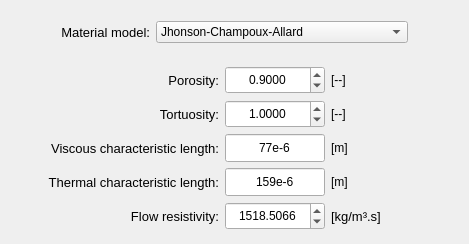
            <widget class="QWidget" name="tab_JCAL">
             <attribute name="title">
              <string>JCA/JCAL models</string>
             </attribute>
             <layout class="QGridLayout" name="gridLayout_14">
              <property name="leftMargin">
               <number>2</number>
              </property>
              <property name="topMargin">
               <number>8</number>
              </property>
              <property name="rightMargin">
               <number>2</number>
              </property>
              <property name="bottomMargin">
               <number>8</number>
              </property>
              <property name="horizontalSpacing">
               <number>2</number>
              </property>
              <property name="verticalSpacing">
               <number>4</number>
              </property>
              <item row="1" column="0">
               <widget class="QFrame" name="frame_10">
                <property name="frameShape">
                 <enum>QFrame::Shape::NoFrame</enum>
                </property>
                <property name="frameShadow">
                 <enum>QFrame::Shadow::Raised</enum>
                </property>
                <layout class="QGridLayout" name="gridLayout_13">
                 <property name="leftMargin">
                  <number>6</number>
                 </property>
                 <property name="topMargin">
                  <number>6</number>
                 </property>
                 <property name="rightMargin">
                  <number>6</number>
                 </property>
                 <property name="bottomMargin">
                  <number>6</number>
                 </property>
                 <property name="spacing">
                  <number>6</number>
                 </property>
                 <item row="1" column="5">
                  <spacer name="horizontalSpacer_17">
                   <property name="orientation">
                    <enum>Qt::Orientation::Horizontal</enum>
                   </property>
                   <property name="sizeHint" stdset="0">
                    <size>
                     <width>40</width>
                     <height>20</height>
                    </size>
                   </property>
                  </spacer>
                 </item>
                 <item row="4" column="1">
                  <widget class="QLabel" name="label_27">
                   <property name="maximumSize">
                    <size>
                     <width>16777215</width>
                     <height>28</height>
                    </size>
                   </property>
                   <property name="font">
                    <font>
                     <pointsize>10</pointsize>
                    </font>
                   </property>
                   <property name="text">
                    <string>Thermal characteristic length:</string>
                   </property>
                   <property name="alignment">
                    <set>Qt::AlignmentFlag::AlignRight|Qt::AlignmentFlag::AlignTrailing|Qt::AlignmentFlag::AlignVCenter</set>
                   </property>
                  </widget>
                 </item>
                 <item row="2" column="3">
                  <widget class="QLabel" name="label_37">
                   <property name="text">
                    <string>[--]</string>
                   </property>
                  </widget>
                 </item>
                 <item row="6" column="2">
                  <widget class="QDoubleSpinBox" name="doubleSpinBox_flow_resistivity_JCAL">
                   <property name="minimumSize">
                    <size>
                     <width>100</width>
                     <height>28</height>
                    </size>
                   </property>
                   <property name="maximumSize">
                    <size>
                     <width>100</width>
                     <height>28</height>
                    </size>
                   </property>
                   <property name="alignment">
                    <set>Qt::AlignmentFlag::AlignCenter</set>
                   </property>
                   <property name="decimals">
                    <number>4</number>
                   </property>
                   <property name="maximum">
                    <double>100000.000000000000000</double>
                   </property>
                   <property name="value">
                    <double>1518.506599999999935</double>
                   </property>
                  </widget>
                 </item>
                 <item row="1" column="3">
                  <widget class="QLabel" name="label_38">
                   <property name="text">
                    <string>[--]</string>
                   </property>
                  </widget>
                 </item>
                 <item row="1" column="4">
                  <spacer name="horizontalSpacer_15">
                   <property name="orientation">
                    <enum>Qt::Orientation::Horizontal</enum>
                   </property>
                   <property name="sizeHint" stdset="0">
                    <size>
                     <width>40</width>
                     <height>20</height>
                    </size>
                   </property>
                  </spacer>
                 </item>
                 <item row="1" column="0">
                  <spacer name="horizontalSpacer_16">
                   <property name="orientation">
                    <enum>Qt::Orientation::Horizontal</enum>
                   </property>
                   <property name="sizeHint" stdset="0">
                    <size>
                     <width>40</width>
                     <height>20</height>
                    </size>
                   </property>
                  </spacer>
                 </item>
                 <item row="1" column="2">
                  <widget class="QDoubleSpinBox" name="doubleSpinBox_porosity_JCAL">
                   <property name="minimumSize">
                    <size>
                     <width>100</width>
                     <height>28</height>
                    </size>
                   </property>
                   <property name="maximumSize">
                    <size>
                     <width>100</width>
                     <height>28</height>
                    </size>
                   </property>
                   <property name="alignment">
                    <set>Qt::AlignmentFlag::AlignCenter</set>
                   </property>
                   <property name="decimals">
                    <number>4</number>
                   </property>
                   <property name="minimum">
                    <double>0.000000000000000</double>
                   </property>
                   <property name="maximum">
                    <double>1.000000000000000</double>
                   </property>
                   <property name="singleStep">
                    <double>0.100000000000000</double>
                   </property>
                   <property name="value">
                    <double>0.900000000000000</double>
                   </property>
                  </widget>
                 </item>
                 <item row="3" column="3">
                  <widget class="QLabel" name="label_32">
                   <property name="text">
                    <string>[m]</string>
                   </property>
                  </widget>
                 </item>
                 <item row="6" column="3">
                  <widget class="QLabel" name="label_26">
                   <property name="font">
                    <font>
                     <pointsize>10</pointsize>
                    </font>
                   </property>
                   <property name="text">
                    <string>[kg/m³.s]</string>
                   </property>
                  </widget>
                 </item>
                 <item row="4" column="2">
                  <widget class="QLineEdit" name="lineEdit_thermal_characteristic_length_JCAL">
                   <property name="minimumSize">
                    <size>
                     <width>100</width>
                     <height>28</height>
                    </size>
                   </property>
                   <property name="maximumSize">
                    <size>
                     <width>100</width>
                     <height>28</height>
                    </size>
                   </property>
                   <property name="text">
                    <string>159e-6</string>
                   </property>
                   <property name="alignment">
                    <set>Qt::AlignmentFlag::AlignCenter</set>
                   </property>
                  </widget>
                 </item>
                 <item row="1" column="1">
                  <widget class="QLabel" name="label_15">
                   <property name="maximumSize">
                    <size>
                     <width>16777215</width>
                     <height>28</height>
                    </size>
                   </property>
                   <property name="font">
                    <font>
                     <pointsize>10</pointsize>
                    </font>
                   </property>
                   <property name="text">
                    <string>Porosity:</string>
                   </property>
                   <property name="alignment">
                    <set>Qt::AlignmentFlag::AlignRight|Qt::AlignmentFlag::AlignTrailing|Qt::AlignmentFlag::AlignVCenter</set>
                   </property>
                  </widget>
                 </item>
                 <item row="6" column="1">
                  <widget class="QLabel" name="label_25">
                   <property name="font">
                    <font>
                     <pointsize>10</pointsize>
                    </font>
                   </property>
                   <property name="text">
                    <string>Flow resistivity:</string>
                   </property>
                   <property name="alignment">
                    <set>Qt::AlignmentFlag::AlignRight|Qt::AlignmentFlag::AlignTrailing|Qt::AlignmentFlag::AlignVCenter</set>
                   </property>
                  </widget>
                 </item>
                 <item row="3" column="2">
                  <widget class="QLineEdit" name="lineEdit_viscous_characteristic_length_JCAL">
                   <property name="minimumSize">
                    <size>
                     <width>100</width>
                     <height>28</height>
                    </size>
                   </property>
                   <property name="maximumSize">
                    <size>
                     <width>100</width>
                     <height>28</height>
                    </size>
                   </property>
                   <property name="text">
                    <string>77e-6</string>
                   </property>
                   <property name="alignment">
                    <set>Qt::AlignmentFlag::AlignCenter</set>
                   </property>
                  </widget>
                 </item>
                 <item row="2" column="1">
                  <widget class="QLabel" name="label_18">
                   <property name="maximumSize">
                    <size>
                     <width>16777215</width>
                     <height>28</height>
                    </size>
                   </property>
                   <property name="font">
                    <font>
                     <pointsize>10</pointsize>
                    </font>
                   </property>
                   <property name="text">
                    <string>Tortuosity:</string>
                   </property>
                   <property name="alignment">
                    <set>Qt::AlignmentFlag::AlignRight|Qt::AlignmentFlag::AlignTrailing|Qt::AlignmentFlag::AlignVCenter</set>
                   </property>
                  </widget>
                 </item>
                 <item row="2" column="2">
                  <widget class="QDoubleSpinBox" name="doubleSpinBox_tortuosity_JCAL">
                   <property name="minimumSize">
                    <size>
                     <width>100</width>
                     <height>28</height>
                    </size>
                   </property>
                   <property name="maximumSize">
                    <size>
                     <width>100</width>
                     <height>28</height>
                    </size>
                   </property>
                   <property name="alignment">
                    <set>Qt::AlignmentFlag::AlignCenter</set>
                   </property>
                   <property name="decimals">
                    <number>4</number>
                   </property>
                   <property name="minimum">
                    <double>0.000000000000000</double>
                   </property>
                   <property name="maximum">
                    <double>100.000000000000000</double>
                   </property>
                   <property name="value">
                    <double>1.000000000000000</double>
                   </property>
                  </widget>
                 </item>
                 <item row="3" column="1">
                  <widget class="QLabel" name="label_28">
                   <property name="maximumSize">
                    <size>
                     <width>16777215</width>
                     <height>28</height>
                    </size>
                   </property>
                   <property name="font">
                    <font>
                     <pointsize>10</pointsize>
                    </font>
                   </property>
                   <property name="text">
                    <string>Viscous characteristic length:</string>
                   </property>
                   <property name="alignment">
                    <set>Qt::AlignmentFlag::AlignRight|Qt::AlignmentFlag::AlignTrailing|Qt::AlignmentFlag::AlignVCenter</set>
                   </property>
                  </widget>
                 </item>
                 <item row="4" column="3">
                  <widget class="QLabel" name="label_35">
                   <property name="text">
                    <string>[m]</string>
                   </property>
                  </widget>
                 </item>
                </layout>
               </widget>
              </item>
              <item row="0" column="0">
               <widget class="QFrame" name="frame_8">
                <property name="minimumSize">
                 <size>
                  <width>0</width>
                  <height>48</height>
                 </size>
                </property>
                <property name="maximumSize">
                 <size>
                  <width>16777215</width>
                  <height>48</height>
                 </size>
                </property>
                <property name="frameShape">
                 <enum>QFrame::Shape::NoFrame</enum>
                </property>
                <property name="frameShadow">
                 <enum>QFrame::Shadow::Raised</enum>
                </property>
                <layout class="QGridLayout" name="gridLayout_25">
                 <property name="leftMargin">
                  <number>2</number>
                 </property>
                 <property name="topMargin">
                  <number>2</number>
                 </property>
                 <property name="rightMargin">
                  <number>2</number>
                 </property>
                 <property name="bottomMargin">
                  <number>2</number>
                 </property>
                 <item row="0" column="1">
                  <widget class="QLabel" name="label_52">
                   <property name="font">
                    <font>
                     <pointsize>10</pointsize>
                    </font>
                   </property>
                   <property name="text">
                    <string>Material model:</string>
                   </property>
                   <property name="alignment">
                    <set>Qt::AlignmentFlag::AlignRight|Qt::AlignmentFlag::AlignTrailing|Qt::AlignmentFlag::AlignVCenter</set>
                   </property>
                  </widget>
                 </item>
                 <item row="0" column="2">
                  <widget class="QComboBox" name="comboBox_JCAL_pm_model">
                   <property name="minimumSize">
                    <size>
                     <width>252</width>
                     <height>0</height>
                    </size>
                   </property>
                   <property name="maximumSize">
                    <size>
                     <width>16777215</width>
                     <height>16777215</height>
                    </size>
                   </property>
                   <item>
                    <property name="text">
                     <string>Jhonson-Champoux-Allard</string>
                    </property>
                   </item>
                   <item>
                    <property name="text">
                     <string>Jhonson-Champoux-Allard-Lafarge</string>
                    </property>
                   </item>
                  </widget>
                 </item>
                 <item row="0" column="3">
                  <spacer name="horizontalSpacer_23">
                   <property name="orientation">
                    <enum>Qt::Orientation::Horizontal</enum>
                   </property>
                   <property name="sizeHint" stdset="0">
                    <size>
                     <width>40</width>
                     <height>20</height>
                    </size>
                   </property>
                  </spacer>
                 </item>
                 <item row="0" column="0">
                  <spacer name="horizontalSpacer_24">
                   <property name="orientation">
                    <enum>Qt::Orientation::Horizontal</enum>
                   </property>
                   <property name="sizeHint" stdset="0">
                    <size>
                     <width>40</width>
                     <height>20</height>
                    </size>
                   </property>
                  </spacer>
                 </item>
                </layout>
               </widget>
              </item>
             </layout>
            </widget>
